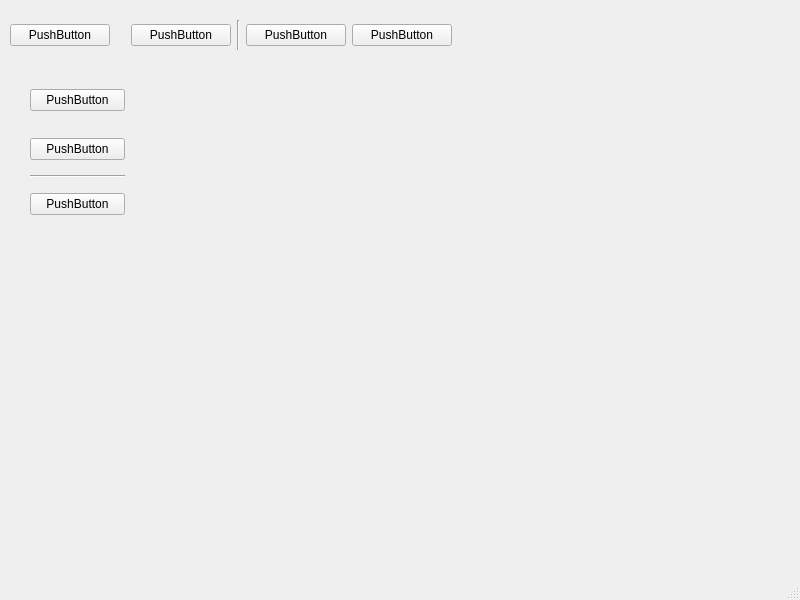
<?xml version="1.0" encoding="UTF-8"?>
<ui version="4.0">
 <class>MainWindow</class>
 <widget class="QMainWindow" name="MainWindow">
  <property name="geometry">
   <rect>
    <x>0</x>
    <y>0</y>
    <width>800</width>
    <height>600</height>
   </rect>
  </property>
  <property name="windowTitle">
   <string>MainWindow</string>
  </property>
  <widget class="QWidget" name="centralwidget">
   <widget class="QWidget" name="">
    <property name="geometry">
     <rect>
      <x>10</x>
      <y>20</y>
      <width>442</width>
      <height>30</height>
     </rect>
    </property>
    <layout class="QHBoxLayout" name="horizontalLayout">
     <item>
      <widget class="QPushButton" name="pushButton_3">
       <property name="text">
        <string>PushButton</string>
       </property>
      </widget>
     </item>
     <item>
      <spacer name="horizontalSpacer">
       <property name="orientation">
        <enum>Qt::Horizontal</enum>
       </property>
       <property name="sizeType">
        <enum>QSizePolicy::Fixed</enum>
       </property>
       <property name="sizeHint" stdset="0">
        <size>
         <width>15</width>
         <height>20</height>
        </size>
       </property>
      </spacer>
     </item>
     <item>
      <widget class="QPushButton" name="pushButton">
       <property name="text">
        <string>PushButton</string>
       </property>
      </widget>
     </item>
     <item>
      <widget class="Line" name="line">
       <property name="orientation">
        <enum>Qt::Vertical</enum>
       </property>
      </widget>
     </item>
     <item>
      <widget class="QPushButton" name="pushButton_2">
       <property name="text">
        <string>PushButton</string>
       </property>
      </widget>
     </item>
     <item>
      <widget class="QPushButton" name="pushButton_4">
       <property name="text">
        <string>PushButton</string>
       </property>
      </widget>
     </item>
    </layout>
   </widget>
   <widget class="QWidget" name="">
    <property name="geometry">
     <rect>
      <x>30</x>
      <y>80</y>
      <width>95</width>
      <height>147</height>
     </rect>
    </property>
    <layout class="QVBoxLayout" name="verticalLayout">
     <item>
      <widget class="QPushButton" name="pushButton_5">
       <property name="text">
        <string>PushButton</string>
       </property>
      </widget>
     </item>
     <item>
      <spacer name="verticalSpacer">
       <property name="orientation">
        <enum>Qt::Vertical</enum>
       </property>
       <property name="sizeType">
        <enum>QSizePolicy::Fixed</enum>
       </property>
       <property name="sizeHint" stdset="0">
        <size>
         <width>20</width>
         <height>12</height>
        </size>
       </property>
      </spacer>
     </item>
     <item>
      <widget class="QPushButton" name="pushButton_6">
       <property name="text">
        <string>PushButton</string>
       </property>
      </widget>
     </item>
     <item>
      <widget class="Line" name="line_2">
       <property name="orientation">
        <enum>Qt::Horizontal</enum>
       </property>
      </widget>
     </item>
     <item>
      <widget class="QPushButton" name="pushButton_7">
       <property name="text">
        <string>PushButton</string>
       </property>
      </widget>
     </item>
    </layout>
   </widget>
  </widget>
  <widget class="QMenuBar" name="menubar">
   <property name="geometry">
    <rect>
     <x>0</x>
     <y>0</y>
     <width>800</width>
     <height>26</height>
    </rect>
   </property>
  </widget>
  <widget class="QStatusBar" name="statusbar"/>
 </widget>
 <resources/>
 <connections/>
</ui>
